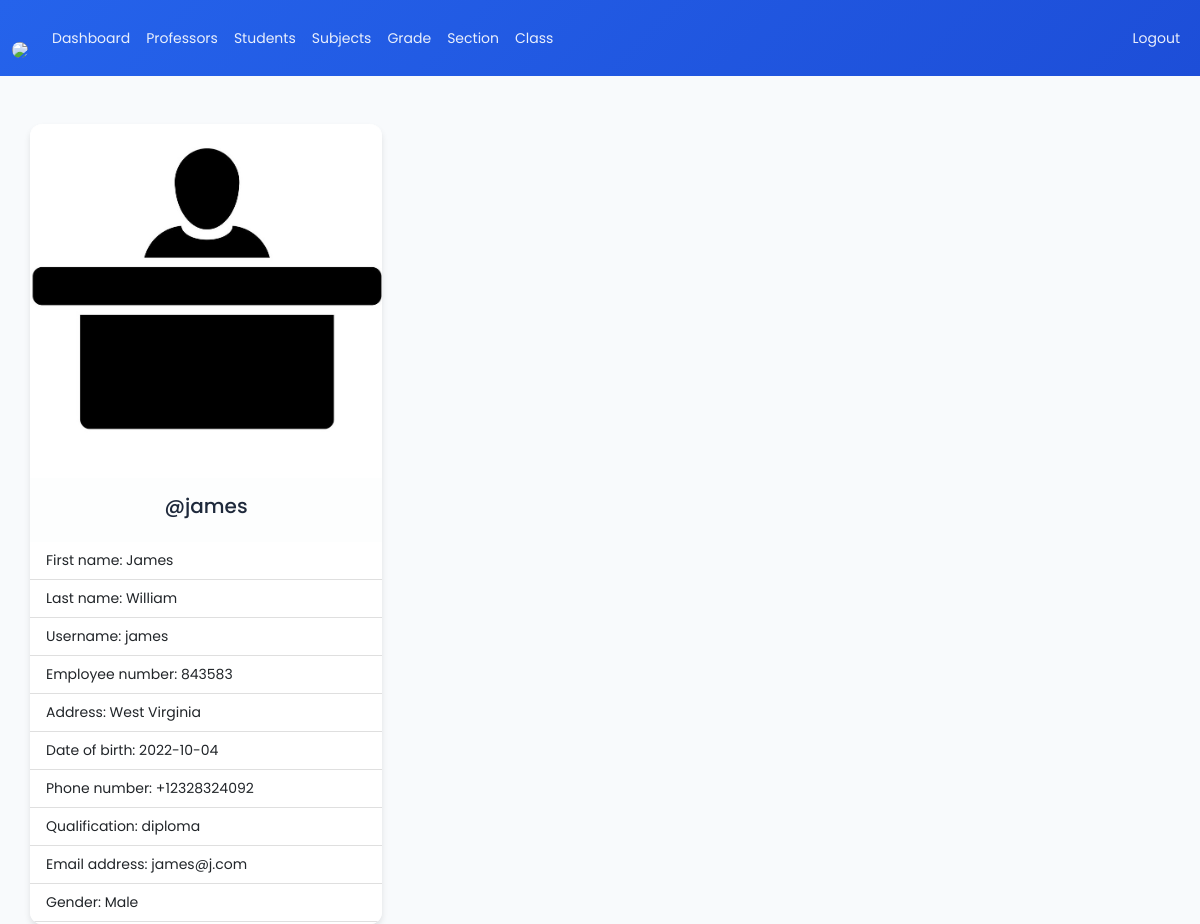
Page /admin/registrar-office-view.php?r_user_id=1 (signed in) on the committed database.
### tables this page shows
CREATE TABLE `registrar_office` (
  `r_user_id` int(11) NOT NULL,
  `username` varchar(127) NOT NULL,
  `password` varchar(255) NOT NULL,
  `fname` varchar(31) NOT NULL,
  `lname` varchar(31) NOT NULL,
  `address` varchar(31) NOT NULL,
  `employee_number` int(11) NOT NULL,
  `date_of_birth` date NOT NULL,
  `phone_number` varchar(31) NOT NULL,
  `qualification` varchar(31) NOT NULL,
  `gender` varchar(7) NOT NULL,
  `email_address` varchar(255) NOT NULL,
  `date_of_joined` datetime NOT NULL DEFAULT current_timestamp()
);

### admin/data/registrar_office.php (called while the page is built, shortened)
<?php
function getR_usersById($r_user_id, $conn){
   $sql = "SELECT * FROM registrar_office
           WHERE r_user_id=?";
   $stmt = $conn->prepare($sql);
   $stmt->execute([$r_user_id]);
   if ($stmt->rowCount() == 1) {
     $teacher = $stmt->fetch();
     return $teacher;
   }else {
    return 0;
   }
}

### admin/registrar-office-view.php (the view, shortened to what this page needs)
<?php
if (isset($_SESSION['admin_id']) &&
    isset($_SESSION['role'])) {
    if ($_SESSION['role'] == 'Admin') {
       include "../DB_connection.php";
       include "data/registrar_office.php";
       if(isset($_GET['r_user_id'])){
       $r_user_id = $_GET['r_user_id'];
       $r_user = getR_usersById($r_user_id,$conn);
 ?>
<!DOCTYPE html>
<html lang="en">
<head>
	<link rel="stylesheet" href="https://cdn.jsdelivr.net/npm/bootstrap@5.2.0/dist/css/bootstrap.min.css">
	<link rel="stylesheet" href="../css/style.css">
  <link rel="stylesheet" href="https://cdnjs.cloudflare.com/ajax/libs/font-awesome/4.7.0/css/font-awesome.min.css">
</head>
<body>
    <?php
        include "inc/navbar.php";
        if ($r_user != 0) {
     ?>
     <div class="container mt-5">
         <div class="card" style="width: 22rem;">
          <img src="../img/registrar-office-<?=$r_user['gender']?>.jpg" class="card-img-top" alt="...">
          <div class="card-body">
            <h5 class="card-title text-center">@<?=$r_user['username']?></h5>
          </div>
          <ul class="list-group list-group-flush">
            <li class="list-group-item">First name: <?=$r_user['fname']?></li>
            <li class="list-group-item">Last name: <?=$r_user['lname']?></li>
            <li class="list-group-item">Username: <?=$r_user['username']?></li>
            <li class="list-group-item">Employee number: <?=$r_user['employee_number']?></li>
            <li class="list-group-item">Address: <?=$r_user['address']?></li>
            <li class="list-group-item">Date of birth: <?=$r_user['date_of_birth']?></li>
            <li class="list-group-item">Phone number: <?=$r_user['phone_number']?></li>
            <li class="list-group-item">Qualification: <?=$r_user['qualification']?></li>
            <li class="list-group-item">Email address: <?=$r_user['email_address']?></li>
            <li class="list-group-item">Gender: <?=$r_user['gender']?></li>
          </ul>
        </div>
     </div>
     <?php
        }else {
          header("Location: registrar-office.php");
          exit;
        }
     ?>
</body>
</html>
<?php
    }else {
        header("Location: registrar-office.php");
        exit;
    }
  }else {
    header("Location: ../login.php");
    exit;
  }
}else {
	header("Location: ../login.php");
	exit;
}
?>

### css/style.css (style rules this page uses)
:root { --primary-blue: #2563eb; --accent-teal: #14b8a6; --accent-emerald: #10b981; --neutral-offwhite: #f8fafc; --neutral-lightgray: #e2e8f0; --neutral-darkgray: #1e293b; --success: #10b981; --warning: #f59e0b; --danger: #ef4444; --info: #3b82f6; --bg-color: var(--neutral-offwhite); --text-color: var(--neutral-darkgray); --card-bg: rgba(255, 255, 255, 0.8); --glass-bg: rgba(255, 255, 255, 0.1); --glass-border: rgba(255, 255, 255, 0.2); --navbar-bg: linear-gradient(135deg, var(--primary-blue), #1d4ed8); --hero-bg: linear-gradient(135deg, var(--primary-blue), var(--accent-teal)); --shadow-sm: 0 1px 3px rgba(0, 0, 0, 0.1); --shadow: 0 4px 6px rgba(0, 0, 0, 0.1); --shadow-lg: 0 10px 15px rgba(0, 0, 0, 0.1); --shadow-xl: 0 20px 25px rgba(0, 0, 0, 0.1); --glass-shadow: 0 8px 32px rgba(31, 38, 135, 0.37); --transition: all 0.3s cubic-bezier(0.4, 0, 0.2, 1); --transition-fast: all 0.15s ease; --space-xs: 8px; --space-sm: 16px; --space-md: 24px; --space-lg: 32px; --space-xl: 40px; --space-2xl: 48px; --radius-sm: 6px; --radius: 8px; --radius-lg: 12px; --radius-xl: 16px; }
* { box-sizing: border-box; }
html, body { height: 100%; margin: 0; padding: 0; }
body { font-family: "Poppins", -apple-system, BlinkMacSystemFont, "Segoe UI", Roboto, sans-serif; font-size: 14px; line-height: 1.5; background-color: var(--bg-color); color: var(--text-color); transition: var(--transition); }
.container { height: 100vh; display: flex; flex-direction: column; justify-content: center; padding-top: 0; margin: 0 auto; padding: 0; }
.card { background: var(--card-bg); color: var(--text-color); border: none; border-radius: var(--radius-lg); box-shadow: var(--shadow); transition: var(--transition); overflow: hidden; }

### rows in the picture
registrar_office: gender (picture), username "james", fname "James", lname "William", employee_number "843583", address "West Virginia", date_of_birth "2022-10-04", phone_number "+12328324092", qualification "diploma", email_address "james@j.com", gender "Male"
